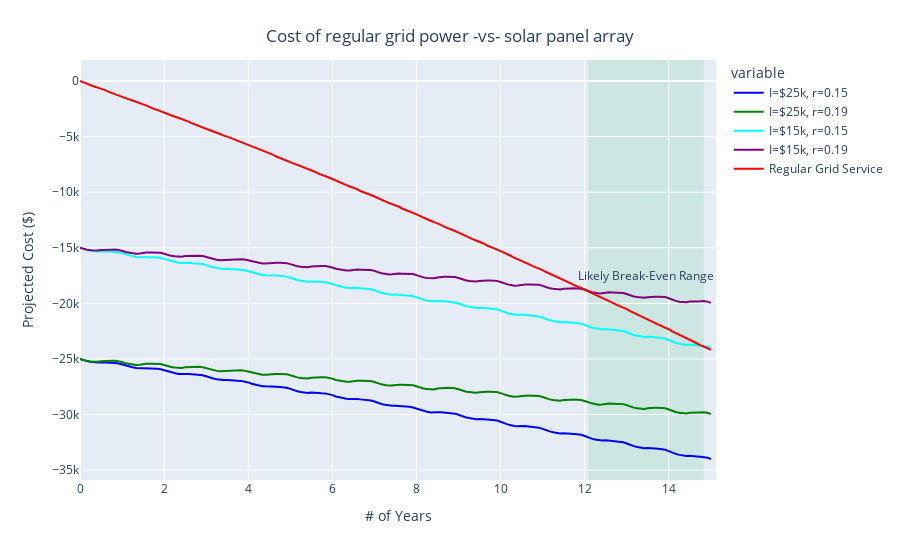

Notebook code cell kept with this figure:
### Code cell
#############################################################################################
### Defining colormap for the lines - again, need to match column names from above
fig = px.line(projection,
    color_discrete_map={
        cap_1: 'blue',
        cap_2:'green',
        cap_3:'aqua',
        cap_4:'purple',
        'Regular Grid Service':'red'
    })
#############################################################################################
### Title and axis names for plot
fig.update_layout(
    title={
        'text':'Cost of regular grid power -vs- solar panel array',
        'x':0.5,
        'xanchor':'center',
        'yanchor':'top'
    },
    xaxis_title='# of Years',
    yaxis_title='Projected Cost ($)'
)
#############################################################################################
### Add an opaque section outlining the "Likely Break-even Range"
##  Use data from 'intersect' to determine x-range
if break_even_range:
    fig.add_vrect(
        x0=min(intersect), x1=max(intersect),
        fillcolor='rgb(179,226,205)', opacity=0.5,
        layer="below", line_width=0
    )

    ### Figure out location of the label for the range
    max_earn = int(projection[cap_4].max())
    ceiling = max(max_earn,0) - 2500
    fig.update(layout=dict(
        annotations=[
            go.layout.Annotation(x=(min(intersect)+max(intersect))/2, 
                y=ceiling,
                text="Likely Break-Even Range",
                showarrow=False
            )
        ]
    ))
#############################################################################################
### Add lines at the 60% initial investment recoup
#for x_60 in find_60:
#    fig.add_vline(x=x_60, line_width=3, line_dash="dash", line_color="green")

### Draw figure
fig

### Figure 1 — Plotly figure (JSON) as saved in the notebook; plotly's stock layout.template omitted (floating-point values rounded to 4 significant figures; data arrays with more than 128 entries replaced by an {"elided": "..."} marker saying what was removed)
{"data": [{"hovertemplate": "variable=I=$25k, r=0.15<br>year=%{x}<br>value=%{y}<extra></extra>", "legendgroup": "I=$25k, r=0.15", "line": {"color": "blue", "dash": "solid"}, "mode": "lines", "name": "I=$25k, r=0.15", "orientation": "v", "showlegend": true, "type": "scatter", "x": {"elided": "181 float values"}, "xaxis": "x", "y": {"elided": "181 float values"}, "yaxis": "y"}, {"hovertemplate": "variable=I=$25k, r=0.19<br>year=%{x}<br>value=%{y}<extra></extra>", "legendgroup": "I=$25k, r=0.19", "line": {"color": "green", "dash": "solid"}, "mode": "lines", "name": "I=$25k, r=0.19", "orientation": "v", "showlegend": true, "type": "scatter", "x": {"elided": "181 float values"}, "xaxis": "x", "y": {"elided": "181 float values"}, "yaxis": "y"}, {"hovertemplate": "variable=I=$15k, r=0.15<br>year=%{x}<br>value=%{y}<extra></extra>", "legendgroup": "I=$15k, r=0.15", "line": {"color": "aqua", "dash": "solid"}, "mode": "lines", "name": "I=$15k, r=0.15", "orientation": "v", "showlegend": true, "type": "scatter", "x": {"elided": "181 float values"}, "xaxis": "x", "y": {"elided": "181 float values"}, "yaxis": "y"}, {"hovertemplate": "variable=I=$15k, r=0.19<br>year=%{x}<br>value=%{y}<extra></extra>", "legendgroup": "I=$15k, r=0.19", "line": {"color": "purple", "dash": "solid"}, "mode": "lines", "name": "I=$15k, r=0.19", "orientation": "v", "showlegend": true, "type": "scatter", "x": {"elided": "181 float values"}, "xaxis": "x", "y": {"elided": "181 float values"}, "yaxis": "y"}, {"hovertemplate": "variable=Regular Grid Service<br>year=%{x}<br>value=%{y}<extra></extra>", "legendgroup": "Regular Grid Service", "line": {"color": "red", "dash": "solid"}, "mode": "lines", "name": "Regular Grid Service", "orientation": "v", "showlegend": true, "type": "scatter", "x": {"elided": "181 float values"}, "xaxis": "x", "y": {"elided": "181 float values"}, "yaxis": "y"}], "layout": {"annotations": [{"showarrow": false, "text": "Likely Break-Even Range", "x": 13.46, "y": -17500}], "legend": {"title": {"text": "variable"}, "tracegroupgap": 0}, "margin": {"t": 60}, "shapes": [{"fillcolor": "rgb(179,226,205)", "layer": "below", "line": {"width": 0}, "opacity": 0.5, "type": "rect", "x0": 12.08, "x1": 14.83, "xref": "x", "y0": 0, "y1": 1, "yref": "y domain"}], "title": {"text": "Cost of regular grid power -vs- solar panel array", "x": 0.5, "xanchor": "center", "yanchor": "top"}, "xaxis": {"anchor": "y", "domain": [0, 1], "title": {"text": "# of Years"}}, "yaxis": {"anchor": "x", "domain": [0, 1], "title": {"text": "Projected Cost ($)"}}}}
